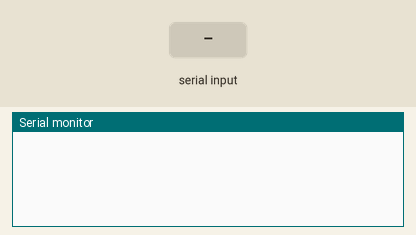
Recording of a sketch running on a simulated Arduino Uno, built with avr-gcc and run on an emulated ATmega328P. Shown: the last lines printed to the serial monitor. Inputs (shaded band) come from the test bench. WiFi joins after 1.5 s; servers stay silent unless stated.

Above: at 1.2 s.
1.3 s: "T90E" received over Serial
At 2.5 s:
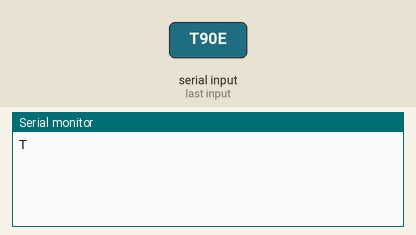
2.8 s: "S90E" received over Serial
At 3.6 s:
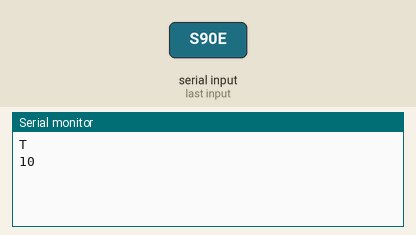

Measured:
- after the input at 1.3 s, the serial monitor: prints a new line at once (image 1)
- after the input at 2.8 s, the serial monitor: prints a new line at once (image 2)

The sketch:

server.ino
```cpp
#include <SoftwareSerial.h>
#include <Servo.h>
#include <SPI.h>
#include <Ethernet.h>
#include <EthernetUdp.h>

byte mac[] = {0x90, 0xA2, 0xDA, 0x0D, 0xD2, 0x92};
IPAddress ip(192, 168, 1, 178);
IPAddress remoteIP(192, 168, 1, 177);
unsigned int localPort = 34;
EthernetUDP Udp;

SoftwareSerial *sserial = NULL;
Servo servos[8];
int servo_pins[] = {0, 0, 0, 0, 0, 0, 0, 0};
boolean connected = false;

void setup()  {
  Ethernet.begin(mac, ip);
  Udp.begin(localPort);

  Serial.begin(9600);
}

void loop() {
  if (Serial.available()){
    SerialParser();
  }
}

int Str2int (String Str_value){
  char buffer[10]; //max length is three units
  Str_value.toCharArray(buffer, 10);
  int int_value = atoi(buffer);
  return int_value;
}

void split(String results[], int len, String input, char spChar) {
  String temp = input;
  for (int i=0; i<len; i++) {
    int idx = temp.indexOf(spChar);
    results[i] = temp.substring(0,idx);
    temp = temp.substring(idx+1);
  }
}

void SerialParser() {
  char readChar[10];
  String read_;
  Serial.readBytesUntil('E',readChar, 10);
  read_ = String(readChar);
  char header = readChar[0];
  if (header == 'T'){
    // Change thruster values
    // T is being printed for debugging purposes
    Serial.println('T');
  } else if (header == 'S'){
    // 10 is being printed for debugging purposes
    Serial.println("10");
    /*
    // Request sensor values from Slave and send them to Main
    Udp.beginPacket(remoteIP, localPort);
    Udp.write(readChar);
    Udp.endPacket();
    unsigned long time = millis();
    while((Udp.parsePacket() < 1) && (millis()-time < 1000)){
      ;
    }
    Udp.read(readChar, 10);
    Serial.println(readChar);
    */
  } else if (header == 'A'){
    // Respond to the ping
    if (readChar[1] == 'm'){
      Serial.println('m');
    } else if(readChar[1] == 's'){
      Udp.beginPacket(remoteIP, localPort);
      Udp.write(readChar);
      Udp.endPacket();
      unsigned long time = millis();
      while((Udp.parsePacket() < 1) && (millis()-time < 1000)){
        ;
      }
      Udp.read(readChar, 10);
      if (readChar[0] == 's'){
        Serial.println('s');
      }
    }
  }
}
```
